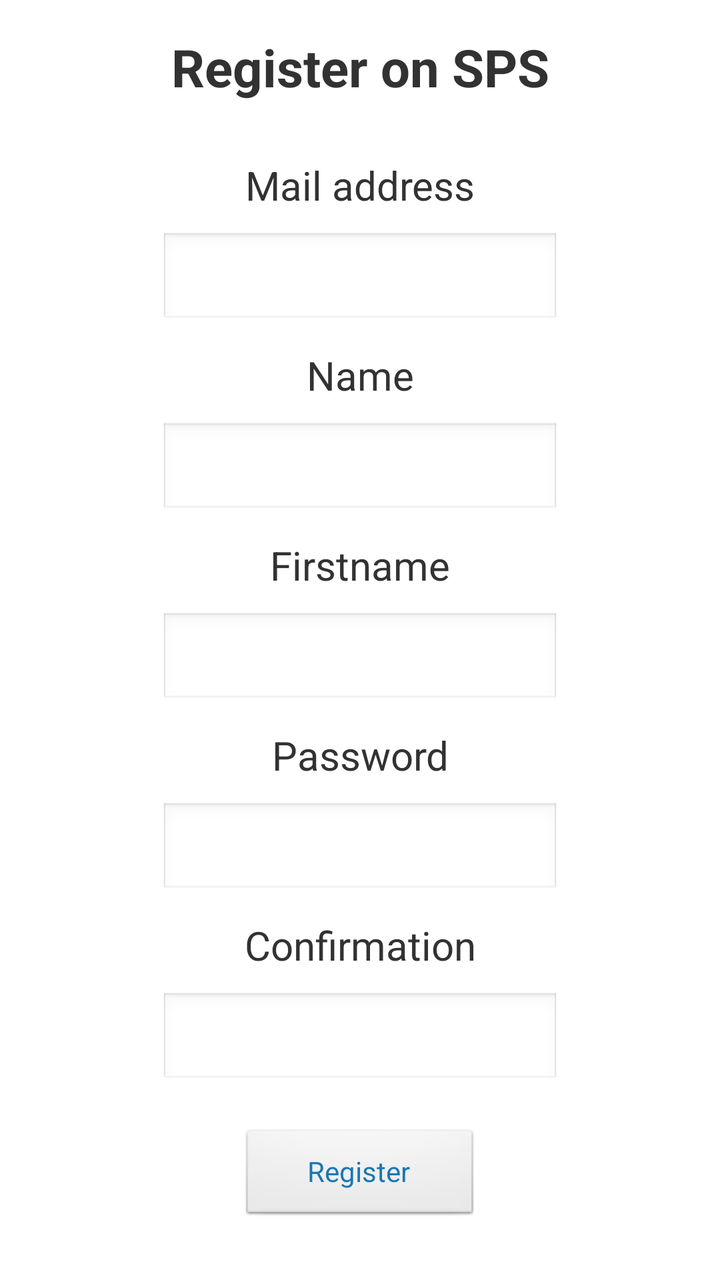
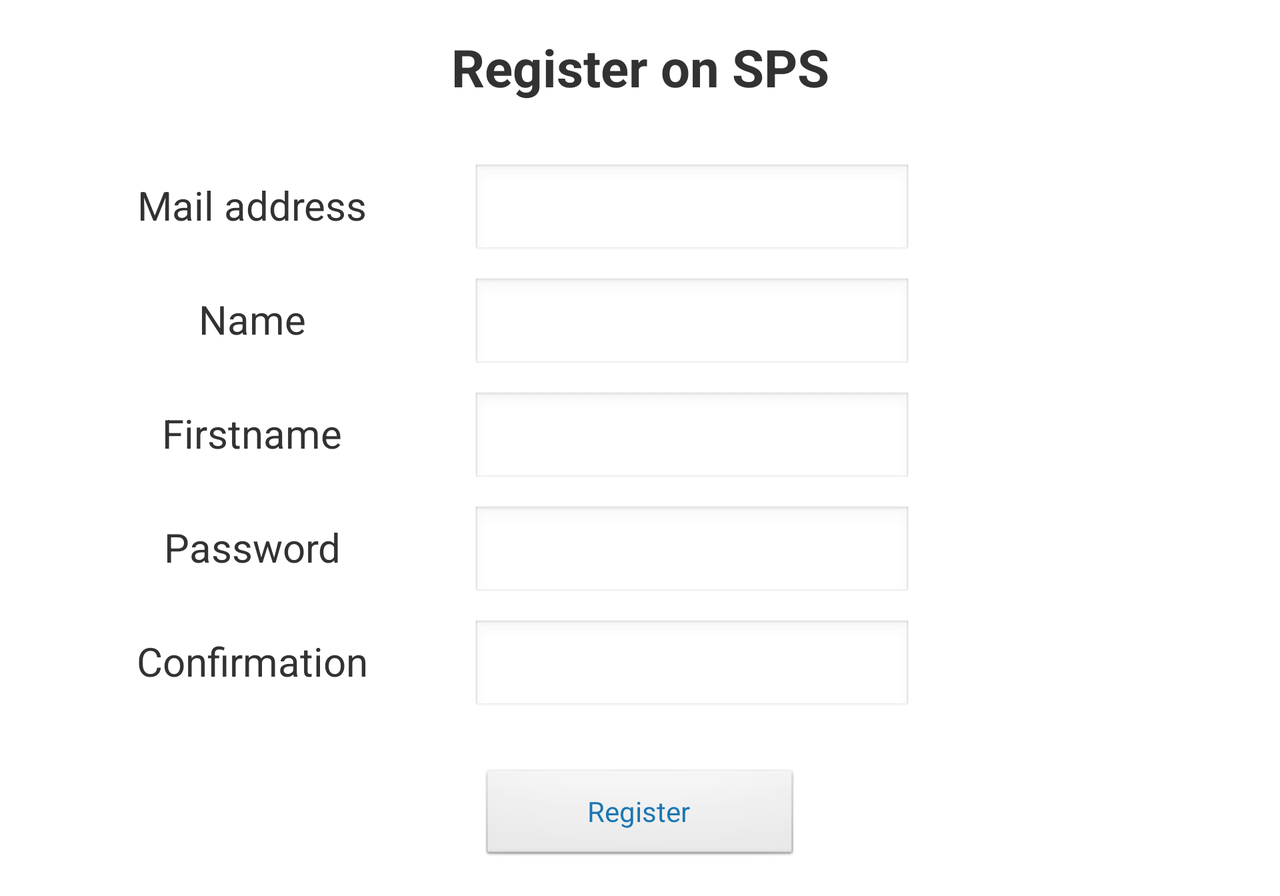

One screen, two layout resources from the same app: the default and the repository's alternative for another configuration. Each is rendered where Android would select it; the XML of both is given below.
<!-- AndroidManifest.xml: application theme NoTitleTheme -->
<!-- res/layout/register_screen.xml -->
<ScrollView 
    xmlns:android="http://schemas.android.com/apk/res/android"
    xmlns:tools="http://schemas.android.com/tools"
    android:layout_width="match_parent"
    android:layout_height="match_parent"
    android:fillViewport="true"
    android:paddingBottom="@dimen/activity_vertical_margin"
    android:paddingLeft="@dimen/activity_horizontal_margin"
    android:paddingRight="@dimen/activity_horizontal_margin"
    android:paddingTop="@dimen/activity_vertical_margin"
    android:background="@drawable/background"
    tools:context=".RegisterActivity" >
    
    <RelativeLayout 
		android:id="@+id/detail_rl"
	   	android:layout_width="match_parent"
	   	android:layout_height="wrap_content"
	   	android:padding="5dp"
	   	android:background="#DDFFFFFF" >
	   	
        <TextView
	        android:id="@+id/register_title_tv"
	        android:layout_width="match_parent"
	        android:layout_height="wrap_content"
	        android:layout_marginBottom="8dp"
	        android:gravity="center"
	        android:textSize="26sp"
	        android:textStyle="bold" 
	        android:text="@string/register_title_header" />

	    <TextView
	        android:id="@+id/register_email_tv"
	        android:layout_width="200dp"
	        android:layout_height="wrap_content"
	        android:layout_below="@id/register_title_tv"
	        android:layout_centerHorizontal="true"
	        android:layout_marginTop="20dp"
	        android:textSize="20sp"
	        android:gravity="center"
	        android:text="@string/user_email_header" />
	
	    <EditText
	        android:id="@+id/register_email_et"
	        android:layout_width="200dp"
	        android:layout_height="wrap_content"
	        android:layout_below="@id/register_email_tv"
	        android:layout_centerHorizontal="true"
	        android:layout_marginTop="10dp"
	        android:inputType="textEmailAddress" >
	
	    </EditText>
	    
	    <TextView
	        android:id="@+id/register_name_tv"
	        android:layout_width="200dp"
	        android:layout_height="wrap_content"
	        android:layout_below="@id/register_email_et"
	        android:layout_centerHorizontal="true"
	        android:layout_marginTop="10dp"
	        android:textSize="20sp"
	        android:gravity="center"
	        android:text="@string/user_name_header" />
	
	    <EditText
	        android:id="@+id/register_name_et"
	        android:layout_width="200dp"
	        android:layout_height="wrap_content"
	        android:layout_below="@id/register_name_tv"
	        android:layout_centerHorizontal="true"
	        android:layout_marginTop="10dp"
	        android:inputType="textPersonName" >
	
	    </EditText>
	    
	    <TextView
	        android:id="@+id/register_firstname_tv"
	        android:layout_width="200dp"
	        android:layout_height="wrap_content"
	        android:layout_below="@id/register_name_et"
	        android:layout_centerHorizontal="true"
	        android:layout_marginTop="10dp"
	        android:textSize="20sp"
	        android:gravity="center"
	        android:text="@string/user_firstname_header" />
	
	    <EditText
	        android:id="@+id/register_firstname_et"
	        android:layout_width="200dp"
	        android:layout_height="wrap_content"
	        android:layout_below="@id/register_firstname_tv"
	        android:layout_centerHorizontal="true"
	        android:layout_marginTop="10dp"
	        android:inputType="textPersonName" >
	
	    </EditText>
	
	    <TextView
	        android:id="@+id/register_password_tv"
	        android:layout_width="200dp"
	        android:layout_height="wrap_content"
	        android:layout_below="@id/register_firstname_et"
	        android:layout_centerHorizontal="true"
	        android:layout_marginTop="10dp"
	        android:textSize="20sp"
	        android:gravity="center"
	        android:text="@string/user_password_header" />
	
	    <EditText
	        android:id="@+id/register_password_et"
	        android:layout_width="200dp"
	        android:layout_height="wrap_content"
	        android:layout_below="@id/register_password_tv"
	        android:layout_centerHorizontal="true"
	        android:layout_marginTop="10dp"
	        android:inputType="textPassword" />
	    
	    <TextView
	        android:id="@+id/register_password_confirmation_tv"
	        android:layout_width="200dp"
	        android:layout_height="wrap_content"
	        android:layout_below="@id/register_password_et"
	        android:layout_centerHorizontal="true"
	        android:layout_marginTop="10dp"
	        android:textSize="20sp"
	        android:gravity="center"
	        android:text="@string/user_confirmation_header" />
	
	    <EditText
	        android:id="@+id/register_password_confirmation_et"
	        android:layout_width="200dp"
	        android:layout_height="wrap_content"
	        android:layout_below="@id/register_password_confirmation_tv"
	        android:layout_centerHorizontal="true"
	        android:layout_marginTop="10dp"
	        android:inputType="textPassword" />
	
	    <Button
	        android:id="@+id/register_b"
	        android:layout_width="120dp"
	        android:layout_height="wrap_content"
	        android:layout_below="@id/register_password_confirmation_et"
	        android:layout_centerHorizontal="true"
	        android:layout_marginTop="20dp"
	        android:textColor="#1B77B2"
	        android:text="@string/register_button" />
    
    </RelativeLayout>

</ScrollView>
<!-- resources referenced by this layout -->
<resources>
  <dimen name="activity_horizontal_margin">11dp</dimen>
  <dimen name="activity_vertical_margin">11dp</dimen>
  <string name="register_button">Register</string>
  <string name="register_title_header">Register on SPS</string>
  <string name="user_confirmation_header">Confirmation</string>
  <string name="user_email_header">Mail address</string>
  <string name="user_firstname_header">Firstname</string>
  <string name="user_name_header">Name</string>
  <string name="user_password_header">Password</string>
  <style name="NoTitleTheme" parent="AppBaseTheme">
  
          <item name="android:windowNoTitle">true</item>
          
      </style>
  <style name="AppBaseTheme" parent="android:Theme.Light">
          
      </style>
</resources>
<!-- res/layout-land/register_screen.xml (the repository's variant of the layout above) -->
<!-- drawn on the phone turned sideways -->
<ScrollView 
    xmlns:android="http://schemas.android.com/apk/res/android"
    xmlns:tools="http://schemas.android.com/tools"
    android:layout_width="match_parent"
    android:layout_height="match_parent"
    android:fillViewport="true"
    android:paddingBottom="@dimen/activity_vertical_margin"
    android:paddingLeft="@dimen/activity_horizontal_margin"
    android:paddingRight="@dimen/activity_horizontal_margin"
    android:paddingTop="@dimen/activity_vertical_margin"
    android:background="@drawable/background"
    tools:context=".RegisterActivity" >
    
    <RelativeLayout 
		android:id="@+id/detail_rl"
	   	android:layout_width="match_parent"
	   	android:layout_height="wrap_content"
	   	android:padding="5dp"
	   	android:background="#DDFFFFFF" >
	   	
        <TextView
	        android:id="@+id/register_title_tv"
	        android:layout_width="match_parent"
	        android:layout_height="wrap_content"
	        android:layout_marginBottom="8dp"
	        android:gravity="center"
	        android:textSize="26sp"
	        android:textStyle="bold" 
	        android:text="@string/register_title_header" />

	    <TextView
	        android:id="@+id/register_email_tv"
	        android:layout_width="220dp"
	        android:layout_height="wrap_content"
	        android:layout_below="@id/register_title_tv"
	        android:layout_marginTop="30dp"
	        android:textSize="20sp"
	        android:gravity="center"
	        android:text="@string/user_email_header" />
	
	    <EditText
	        android:id="@+id/register_email_et"
	        android:layout_width="220dp"
	        android:layout_height="wrap_content"	        
	        android:layout_toRightOf="@id/register_email_tv"
	        android:layout_alignBaseline="@id/register_email_tv"	        
	        android:inputType="textEmailAddress" >
	
	    </EditText>
	    
	    <TextView
	        android:id="@+id/register_name_tv"
	        android:layout_width="220dp"
	        android:layout_height="wrap_content"
	        android:layout_below="@id/register_email_tv"
	        android:layout_marginTop="30dp"
	        android:textSize="20sp"
	        android:gravity="center"
	        android:text="@string/user_name_header" />
	
	    <EditText
	        android:id="@+id/register_name_et"
	        android:layout_width="220dp"
	        android:layout_height="wrap_content"
	        android:layout_toRightOf="@id/register_name_tv"
	        android:layout_alignBaseline="@id/register_name_tv"
	        android:inputType="textPersonName" >
	
	    </EditText>
	    
	    <TextView
	        android:id="@+id/register_firstname_tv"
	        android:layout_width="220dp"
	        android:layout_height="wrap_content"
	        android:layout_below="@id/register_name_tv"
	        android:layout_marginTop="30dp"
	        android:textSize="20sp"
	        android:gravity="center"
	        android:text="@string/user_firstname_header" />
	
	    <EditText
	        android:id="@+id/register_firstname_et"
	        android:layout_width="220dp"
	        android:layout_height="wrap_content"
	        android:layout_toRightOf="@id/register_firstname_tv"
	        android:layout_alignBaseline="@id/register_firstname_tv"
	        android:inputType="textPersonName" >
	
	    </EditText>
	
	    <TextView
	        android:id="@+id/register_password_tv"
	        android:layout_width="220dp"
	        android:layout_height="wrap_content"
	        android:layout_below="@id/register_firstname_tv"
	        android:layout_marginTop="30dp"
	        android:textSize="20sp"
	        android:gravity="center"
	        android:text="@string/user_password_header" />
	
	    <EditText
	        android:id="@+id/register_password_et"
	        android:layout_width="220dp"
	        android:layout_height="wrap_content"
	        android:layout_toRightOf="@id/register_password_tv"
	        android:layout_alignBaseline="@id/register_password_tv"
	        android:inputType="textPassword" />
	    
	    <TextView
	        android:id="@+id/register_password_confirmation_tv"
	        android:layout_width="220dp"
	        android:layout_height="wrap_content"
	        android:layout_below="@id/register_password_tv"
	        android:layout_marginTop="30dp"
	        android:textSize="20sp"
	        android:gravity="center"
	        android:text="@string/user_confirmation_header" />
	
	    <EditText
	        android:id="@+id/register_password_confirmation_et"
	        android:layout_width="220dp"
	        android:layout_height="wrap_content"
	        android:layout_toRightOf="@id/register_password_confirmation_tv"
	        android:layout_alignBaseline="@id/register_password_confirmation_tv"
	        android:inputType="textPassword" />
	
	    <Button
	        android:id="@+id/register_b"
	        android:layout_width="160dp"
	        android:layout_height="wrap_content"
	        android:layout_below="@id/register_password_confirmation_tv"
	        android:layout_centerHorizontal="true"
	        android:layout_marginTop="40dp"
	        android:textColor="#1B77B2"
	        android:text="@string/register_button" />
    
    </RelativeLayout>

</ScrollView>
